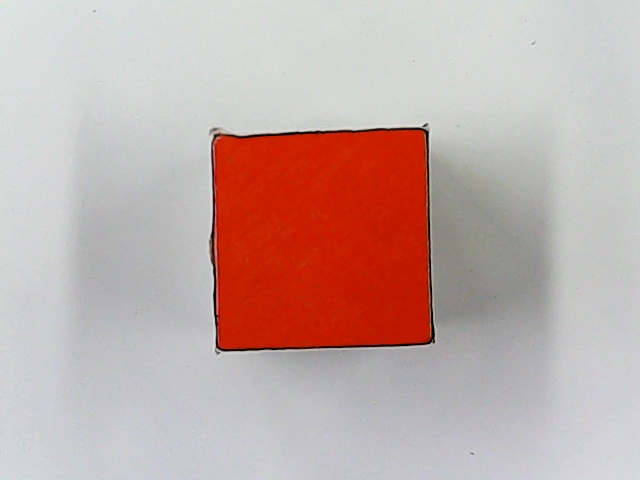
#> input picture 生产实习/机械臂源程序/5机器视觉/3.物体边缘长度及面积测量/pic/1.jpg, 640 x 480 px
$ jupyter execute '物体边缘长度及面积测量.ipynb'
#> lines starting #> are read from the running program, lines starting #| are printed output that depends on the picture; after the words box and inside, x2 and y2 are one past the last pixel; in counts of white or black regions, pixels touching at a corner belong together; long printed decimals are rounded
[cell 1]
# %load 物体边缘长度及面积测量.py
import math
import cv2
import numpy as np

global unit_pixel
unit_pixel=30/212#单位像素尺寸 mm/pixel
# 图像预处理
def img_Threshold(src_gauss):
    imgHSV = cv2.cvtColor(src_gauss, cv2.COLOR_BGR2HSV)
    cv2.imshow("imgHSV", imgHSV)
    # # 三通道分割
    h, s, v = cv2.split(imgHSV)
    # 检测差值
    hs_diff = cv2.absdiff(h, s)
    cv2.imshow("hs_diff", hs_diff)
    sv_diff = cv2.absdiff(s, v)
    cv2.imshow("sv_diff", sv_diff)
    hv_diff = cv2.absdiff(h, v)
    cv2.imshow("hv_diff", hv_diff)
    v1 = np.mean(hs_diff)  # 取每个通道的均值
    v2 = np.mean(sv_diff)
    v3 = np.mean(hv_diff)
    v_max = (v1 if v1 > v2 else v2) if (v1 if v1 > v2 else v2) > v3 else v3  # 比较均值得到最大值
    print(v_max, v3)
    if v_max > 8:
        if abs(v_max - v1) < 0.01:
            gray = hs_diff.copy()
        elif abs(v_max - v2) < 0.01:
            gray = sv_diff.copy()
        elif abs(v_max - v3) < 0.01:
            gray = hv_diff.copy()
    return gray
# 图像开运算和闭运算(形态学处理)
def img_dila_eros(src_img):
    # 3. 膨胀和腐蚀操作的核函数
    element1 = cv2.getStructuringElement(cv2.MORPH_RECT, (4, 3))
    element2 = cv2.getStructuringElement(cv2.MORPH_RECT, (4, 3))
    element3 = cv2.getStructuringElement(cv2.MORPH_RECT, (5, 5))
    # 4. 膨胀一次，让轮廓突出
    src_img = cv2.dilate(src_img, element2)
    # 5. 腐蚀一次，去掉细节，如表格线等。注意这里去掉的是竖直的线
    src_img = cv2.erode(src_img, element1)
    # 6. 再次膨胀，让轮廓明显一些
    # src_img = cv2.dilate(src_img, element2)
    src_img = cv2.morphologyEx(src_img, cv2.MORPH_OPEN, element3)#开运算去掉噪点
    return src_img
# 边缘长度及面积测量
def getContours(src, img):
    # 查找轮廓，cv2.RETR_ExTERNAL=获取外部轮廓点, CHAIN_APPROX_NONE = 得到所有的像素点,CHAIN_APPROX_SIMPLE=得到轮廓的四个点
    contours, hierarchy = cv2.findContours(img, cv2.RETR_EXTERNAL, cv2.CHAIN_APPROX_SIMPLE)
    # 循环轮廓，判断每一个形状
    for cnt in contours:
        # 获取轮廓面积
        area = cv2.contourArea(cnt)
        print("轮廓像素面积:", area)  # 打印所有轮廓面积
        # 当面积大于20000，代表有形状存在
        if area > 20000:
            # print("轮廓像素面积:", area)  # 打印符合条件轮廓面积
            # 计算所有轮廓的周长，便于做多边形拟合
            # 多边形拟合，获取每个形状的边
            approx = cv2.approxPolyDP(cnt, 0.02 * cv2.arcLength(cnt, True), True)  # 拟合的多边形的边数
            print("approx:", len(approx))
            objCor = len(approx)  # 轮廓的边长
            rect = cv2.minAreaRect(approx)  # 最小外接矩形
            box = cv2.boxPoints(rect)  # boxPoints返回四个点顺序：右下→左下→左上→右上
            box = np.int0(box)
            center = rect[0]  # 中心坐标
            center_array = np.array(center)
            width = rect[1][0]  # 矩形宽
            height = rect[1][1]  # 矩形高
            # 画出边界
            if objCor > 4:
                cv2.circle(src, (int(rect[0][0]), int(rect[0][1])), int(rect[1][0] / 2), (255, 255, 255), 5)
            else:
                cv2.drawContours(src, [box], 0, (255, 255, 255), 3)  # 画出多边形形状
            cv2.circle(src, (int(rect[0][0]), int(rect[0][1])), 3, (255, 255, 255), 5)
            if objCor <= 4:
                cv2.putText(src, "width:" + str(round(width*unit_pixel))+"mm", (10, 20), cv2.FONT_HERSHEY_COMPLEX, 0.5,(0, 0, 255), 1)
                cv2.putText(src, "height:" + str(round(height*unit_pixel))+"mm", (10, 40), cv2.FONT_HERSHEY_COMPLEX, 0.5, (0, 0, 255), 1)
                R_area=round(width * unit_pixel)*round(height*unit_pixel)#矩形或者正方形面积
                cv2.putText(src, "area:" + str(R_area) + "mm*mm", (10, 60),cv2.FONT_HERSHEY_COMPLEX, 0.5, (0, 0, 255), 1)
            else:
                cv2.putText(src, "radius:" + str(round((rect[1][0]+rect[1][1])/4*unit_pixel))+"mm", (10, 20), cv2.FONT_HERSHEY_COMPLEX, 0.5, (0, 0, 255), 1)
                C_area=round(round((rect[1][0]+rect[1][1])/4*unit_pixel)*round((rect[1][0]+rect[1][1])/4*unit_pixel)*math.pi)#圆的面积π*r*r
                cv2.putText(src, "area:" + str(C_area) + "mm*mm",(10, 40), cv2.FONT_HERSHEY_COMPLEX, 0.5, (0, 0, 255), 1)
            cv2.imwrite("pic/result.jpg",src)
if __name__ == "__main__":
    #读取图片
    image = cv2.imread("pic/1.jpg")
#> image is the input picture: shape (480, 640, 3); mean B, G, R 168.1, 172, 195.5
    #图片复制不改变原图
    src_img = image.copy()
    cv2.imshow("image", image)
    # 高斯滤波
    gauss = cv2.GaussianBlur(src_img, (15, 15), 3)
    cv2.imshow("gauss", gauss)
    # 图像预处理
    gray = img_Threshold(gauss)
#> in img_Threshold, `imgHSV = cv2.cvtColor(src_gauss, cv2.COLOR_BGR2HSV)`: imgHSV: shape (480, 640, 3); mean H, S, V 72.9, 42.5, 198.2
#> in img_Threshold, `h, s, v = cv2.split(imgHSV)`:
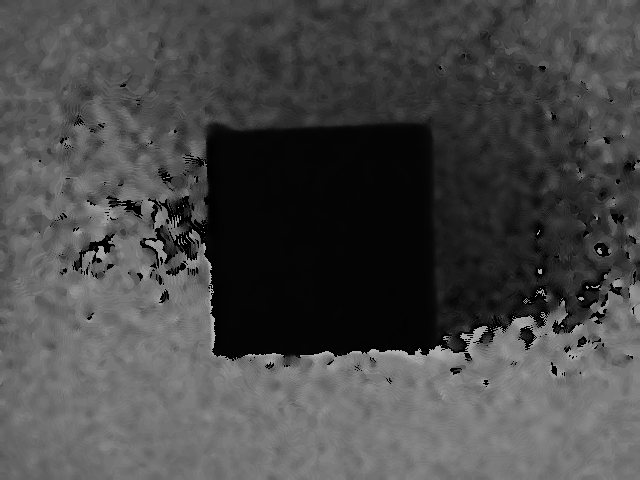
#> h: shape (480, 640); min 0, max 179, mean 72.9
#> in img_Threshold, `h, s, v = cv2.split(imgHSV)`:
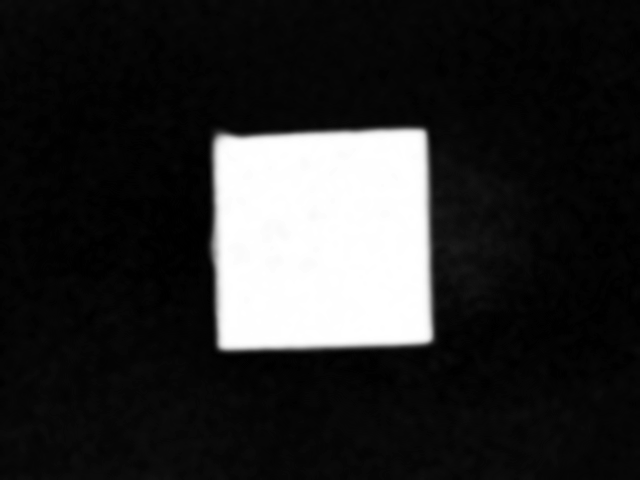
#> s: shape (480, 640); min 0, max 255, mean 42.5
#> in img_Threshold, `h, s, v = cv2.split(imgHSV)`:
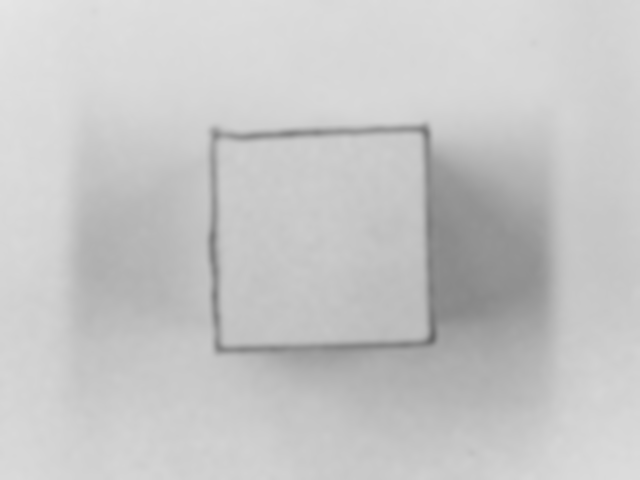
#> v: shape (480, 640); min 103, max 229, mean 198.2
#> in img_Threshold, `hs_diff = cv2.absdiff(h, s)`:
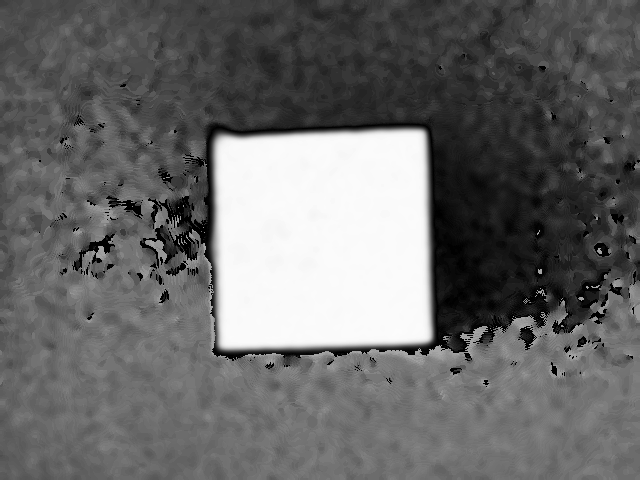
#> hs_diff: shape (480, 640); min 0, max 252, mean 105.2
#> in img_Threshold, `sv_diff = cv2.absdiff(s, v)`:
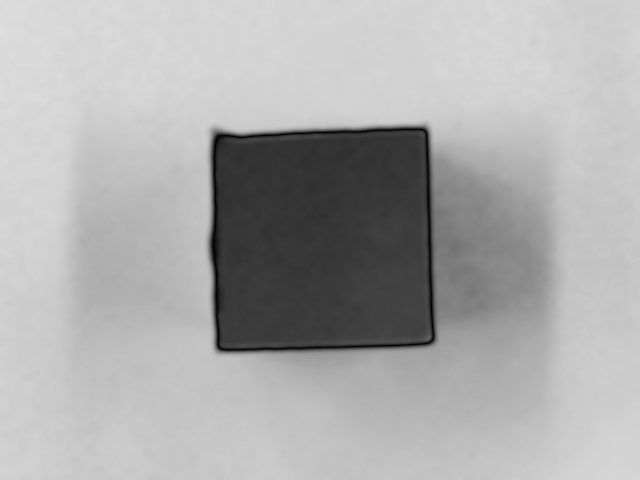
#> sv_diff: shape (480, 640); min 0, max 222, mean 172.3
#> in img_Threshold, `hv_diff = cv2.absdiff(h, v)`:
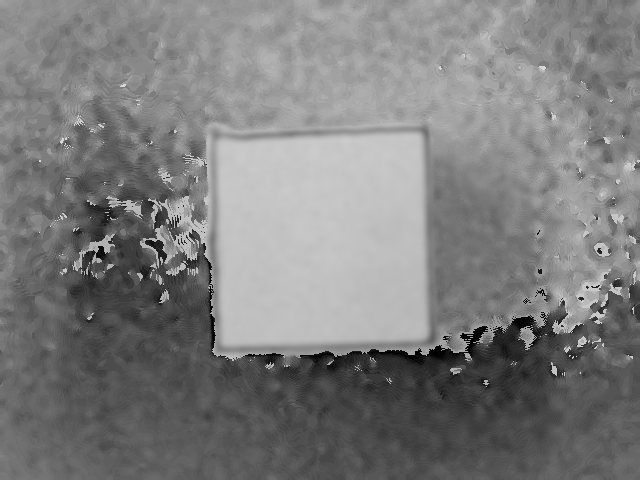
#> hv_diff: shape (480, 640); min 0, max 215, mean 125.4
#> in img_Threshold, `v1 = np.mean(hs_diff)`: v1 = 105.2
#> in img_Threshold, `v2 = np.mean(sv_diff)`: v2 = 172.3
#> in img_Threshold, `v3 = np.mean(hv_diff)`: v3 = 125.4
#> in img_Threshold, `v_max = (v1 if v1 > v2 else v2) if (v1 if v1 > v2 else v2) > v3 else v3`: v_max = 172.3
#| 172.336 125.350
    # 高斯滤波
    gray = cv2.GaussianBlur(gray, (15, 15), 3)
    cv2.imshow("gray", gray)
    # 自适应阈值二值化
    binary = cv2.adaptiveThreshold(gray, 255, cv2.ADAPTIVE_THRESH_MEAN_C, cv2.THRESH_BINARY_INV, 11, 2)
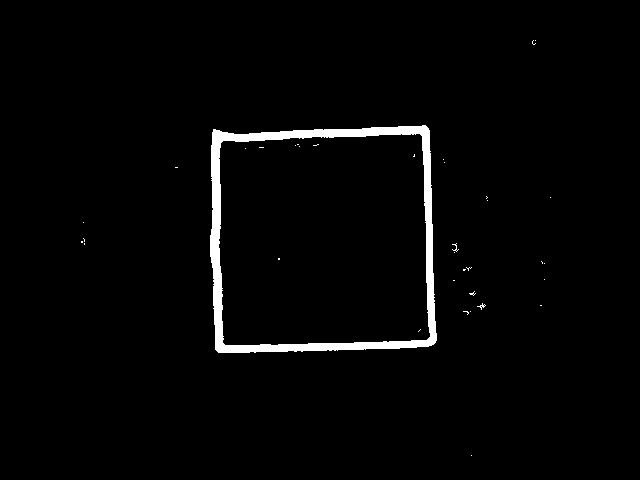
#> binary: shape (480, 640); 2.3% white; 36 white regions (34 under 20 px), largest, box (x1, y1, x2, y2) and area: (210, 125, 437, 353) 6807, (477, 303, 486, 310) 20
    #图像形态学处理
    binary = img_dila_eros(binary)
#> in img_dila_eros, `src_img = cv2.dilate(src_img, element2)`: src_img: shape (480, 640); 3.2% white; 25 white regions (8 under 20 px), largest, box (x1, y1, x2, y2) and area: (209, 124, 439, 354) 9094, (451, 242, 461, 254) 85, (476, 302, 488, 311) 69
#> in img_dila_eros, `src_img = cv2.erode(src_img, element1)`:
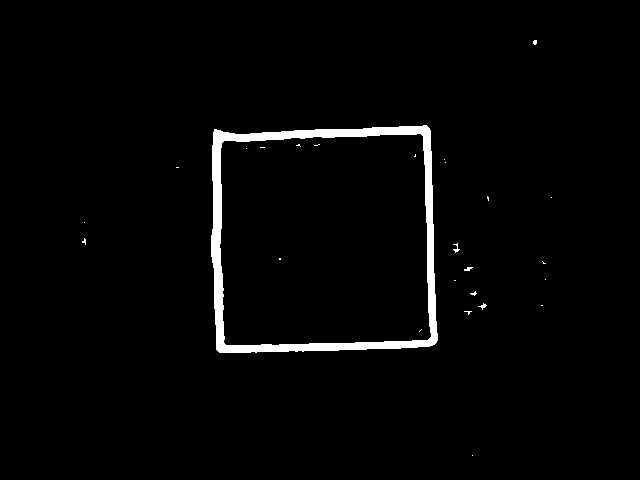
#> src_img: shape (480, 640); 2.3% white; 26 white regions (22 under 20 px), largest, box (x1, y1, x2, y2) and area: (211, 125, 438, 353) 6853, (453, 243, 460, 253) 27, (478, 303, 487, 310) 24, (464, 267, 473, 271) 23
#> in img_dila_eros, `src_img = cv2.morphologyEx(src_img, cv2.MORPH_OPEN, element3)#开运算去掉噪点`:
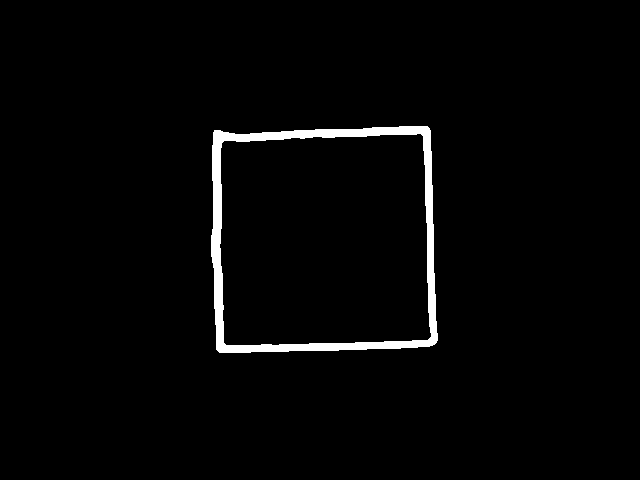
#> src_img: shape (480, 640); 2.2% white; 1 white region
    cv2.imshow("binary", binary)
    #获取轮廓 边缘长度及面积测量
    getContours(image, binary)
#> in getContours, `contours, hierarchy = cv2.findContours(img, cv2.RETR_EXTERNAL, cv2.CHA..`: contours = 1 contour; box (x1, y1, x2, y2) and area: (211, 126, 438, 353) 48302
#> the loop in getContours, `for cnt in contours:` made 1 pass
#> (area, approx, objCor, rect, box, width, height, R_area) on pass 1: (48302, [[427, 126], [214, 130], [219, 352], [436, 342]], 4, ((325.1, 238.6), (217.2, 222.1), -1.29), [[219, 352], [214, 130], [431, 125], [436, 347]], 217.2, 222.1, 961)
#| 轮廓像素面积: 48302.0
#| approx: 4
#> pass 1, in getContours, `cv2.imwrite("pic/result.jpg",src)`:
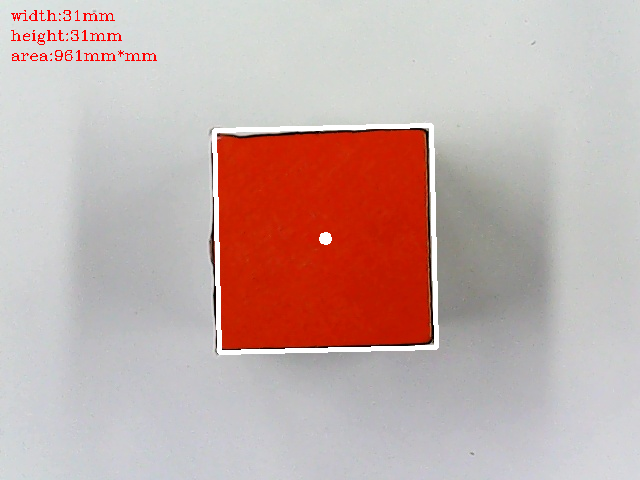
#> saved as result.jpg: shape (480, 640, 3); mean B, G, R 169.1, 173, 197
    cv2.imshow("image", image)
    key = cv2.waitKey(0)
#> (key Esc is pressed here)
    cv2.destroyAllWindows()

$ run again, with 生产实习/机械臂源程序/5机器视觉/3.物体边缘长度及面积测量/pic/2.jpg copied over 生产实习/机械臂源程序/5机器视觉/3.物体边缘长度及面积测量/pic/1.jpg
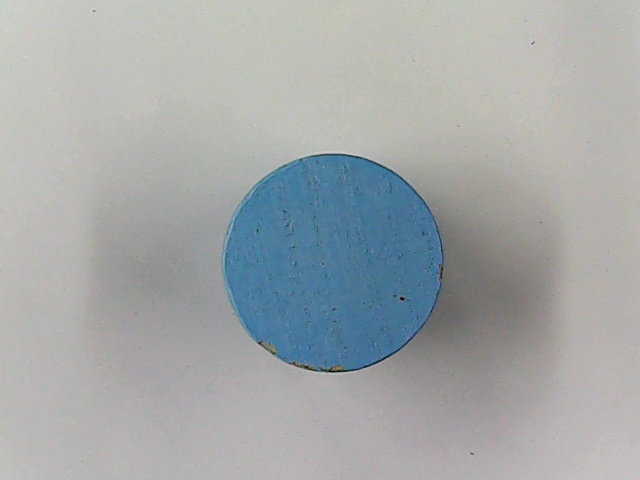
#> input picture 生产实习/机械臂源程序/5机器视觉/3.物体边缘长度及面积测量/pic/2.jpg, 640 x 480 px
#> image is the input picture: shape (480, 640, 3); mean B, G, R 169.4, 168.6, 163.9
#> imgHSV: shape (480, 640, 3); mean H, S, V 55, 22.9, 173.9
#> v1 = 39.72
#> v2 = 150.9
#> v3 = 119.4
#> v_max = 150.9
#| 150.919 119.401
#> `binary = cv2.adaptiveThreshold(gray, 255, cv2.ADAPTIVE_THRESH_MEAN_C, ..`:
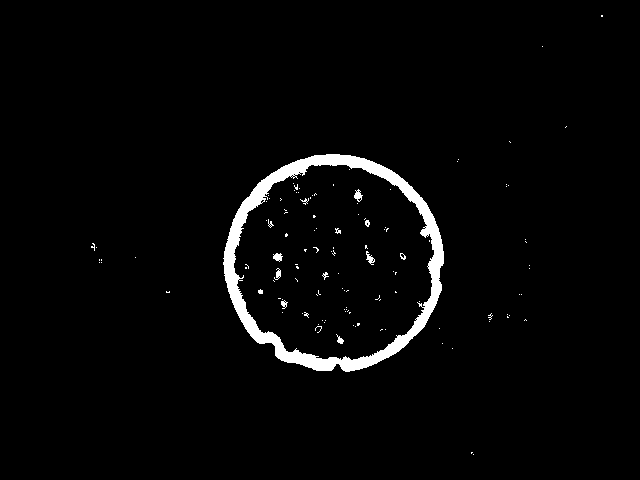
#> binary: shape (480, 640); 2.7% white; 123 white regions (109 under 20 px), largest, box (x1, y1, x2, y2) and area: (223, 154, 444, 372) 7384, (354, 189, 363, 202) 62, (273, 253, 283, 262) 59
#> contours = 1 contour; box (x1, y1, x2, y2) and area: (225, 154, 445, 372) 37071
#> the loop in getContours, `for cnt in contours:` made 1 pass
#> (area, objCor, rect, box, width, height, C_area) on pass 1: (37071, 8, ((333.5, 263.2), (202.7, 206.3), -77.11), [[411, 385], [210, 339], [255, 141], [456, 187]], 202.7, 206.3, 616)
#> (printed output is left out)
#> pass 1, in getContours, `cv2.imwrite("pic/result.jpg",src)`:
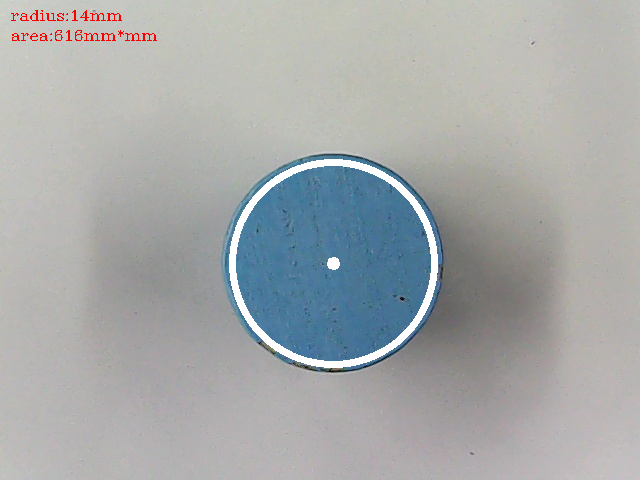
#> saved as result.jpg: shape (480, 640, 3); mean B, G, R 170.5, 170.1, 166.8

$ run again, with 生产实习/机械臂源程序/5机器视觉/3.物体边缘长度及面积测量/pic/3.jpg copied over 生产实习/机械臂源程序/5机器视觉/3.物体边缘长度及面积测量/pic/1.jpg
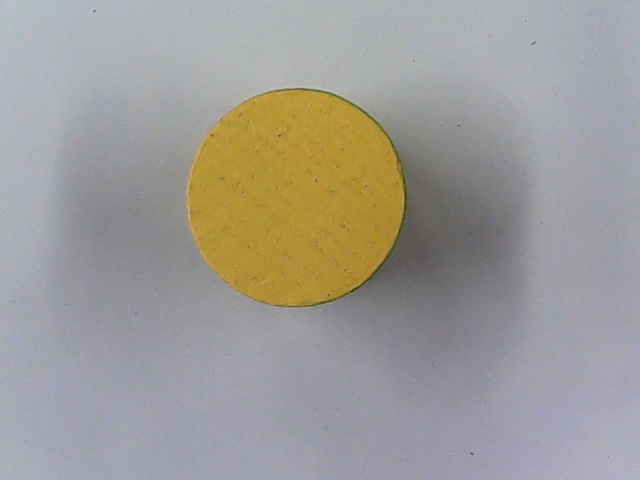
#> input picture 生产实习/机械臂源程序/5机器视觉/3.物体边缘长度及面积测量/pic/3.jpg, 640 x 480 px
#> image is the input picture: shape (480, 640, 3); mean B, G, R 151.2, 155.7, 158.9
#> imgHSV: shape (480, 640, 3); mean H, S, V 97.8, 34.3, 166.5
#> v1 = 101.7
#> v2 = 132.8
#> v3 = 69.78
#> v_max = 132.8
#| 132.848 69.782
#> binary: shape (480, 640); 2.3% white; 54 white regions (48 under 20 px), largest, box (x1, y1, x2, y2) and area: (188, 89, 411, 307) 6850, (389, 168, 396, 182) 60, (386, 229, 393, 239) 36, (395, 194, 401, 205) 34, (458, 216, 467, 224) 32, (366, 182, 370, 189) 21
#> in img_dila_eros, `src_img = cv2.morphologyEx(src_img, cv2.MORPH_OPEN, element3)#开运算去掉噪点`:
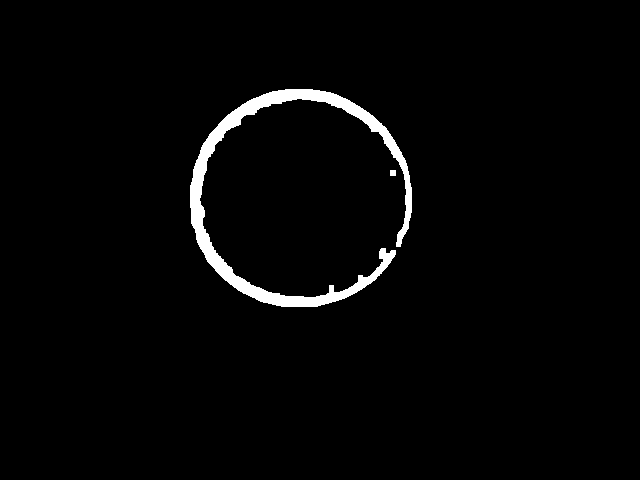
#> src_img: shape (480, 640); 2.3% white; 2 white regions
#> contours = 2 contours; box (x1, y1, x2, y2) and area: (190, 89, 412, 307) 6298, (390, 170, 396, 176) 25
#> the loop in getContours, `for cnt in contours:` made 2 passes
#> (cnt, area) on pass 1: ([[390, 170], [390, 175], [395, 175], [395, 170]], 25)
#> (printed output is left out)
